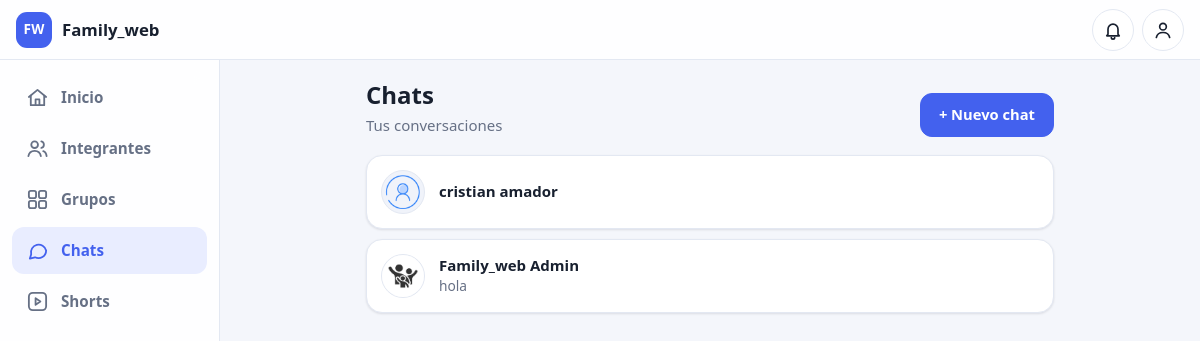
/inbox (signed in), run on the app's committed database.
### tables this page shows
CREATE TABLE conversaciones (
        id INTEGER PRIMARY KEY AUTOINCREMENT,
        user1_id INTEGER NOT NULL,
        user2_id INTEGER NOT NULL,
        created_at TIMESTAMP DEFAULT CURRENT_TIMESTAMP,
        UNIQUE(user1_id, user2_id)
    );

CREATE TABLE users (
    id INTEGER PRIMARY KEY AUTOINCREMENT,
    nombre TEXT NOT NULL,
    apellido TEXT NOT NULL,
    email TEXT UNIQUE NOT NULL,
    password TEXT NOT NULL,
    fecha_nac TEXT,
    municipio TEXT,
    pais TEXT,
    foto TEXT
, telefono TEXT, direccion TEXT, estado_civil TEXT, bio TEXT, activo INTEGER DEFAULT 0, is_admin INTEGER DEFAULT 0);

### blueprints/chat.py (the view)
@chat_bp.route("/inbox")
def inbox():
    if "user_id" not in session:
        return redirect("/login")
    me = session["user_id"]
    with get_db() as conn:
        c = conn.cursor()
        c.execute(
            """
            SELECT
              conv.id,
              CASE WHEN conv.user1_id=? THEN conv.user2_id ELSE conv.user1_id END as other_id,
              u.nombre, COALESCE(u.apellido,''), COALESCE(u.foto,''),
              (SELECT COALESCE(mensaje,'') FROM mensajes_priv mp WHERE mp.conv_id=conv.id ORDER BY mp.id DESC LIMIT 1) as last_msg,
              (SELECT fecha FROM mensajes_priv mp WHERE mp.conv_id=conv.id ORDER BY mp.id DESC LIMIT 1) as last_time
            FROM conversaciones conv
            JOIN users u ON u.id = other_id
            WHERE conv.user1_id=? OR conv.user2_id=?
            ORDER BY COALESCE(last_time, conv.created_at) DESC
            """,
            (me, me, me),
        )
        chats = c.fetchall()
    return render_template("inbox.html", chats=chats)

### db.py (called while the page is built)
def get_db():
    return sqlite3.connect(DB_PATH, timeout=20)

### templates/inbox.html (shortened to what this page needs)
<!DOCTYPE html>
<html lang="es">
<head>
  <link rel="stylesheet" href="/static/base.css">
</head>
<body class="with-nav">
  <header class="topbar">
    <a class="brand" href="/user_home">
      <span class="logo">FW</span>
      <span class="brand-title">Family_web</span>
    </a>
    <div class="top-actions">
      <a class="icon-btn" href="/notificaciones" aria-label="Notificaciones" title="Notificaciones">
        <svg viewBox="0 0 24 24" aria-hidden="true"><path d="M6 17V11a6 6 0 1 1 12 0v6l1.5 2h-15Z"/><path d="M10 21a2 2 0 0 0 4 0"/></svg>
      </a>
      <details class="menu">
        <summary class="icon-btn" aria-label="Mi cuenta" title="Mi cuenta"><svg viewBox="0 0 24 24" aria-hidden="true"><circle cx="12" cy="8" r="4"/><path d="M4 21c.8-4 3.8-6 8-6s7.2 2 8 6"/></svg></summary>
      </details>
    </div>
  </header>
  <nav class="tabbar" aria-label="Navegación principal">
    <a class="tab" href="/user_home"><svg viewBox="0 0 24 24" aria-hidden="true"><path d="M3 11.5 12 4l9 7.5"/><path d="M5 10v10h14V10"/><path d="M10 20v-6h4v6"/></svg><span>Inicio</span></a>
    <a class="tab" href="/members_view"><svg viewBox="0 0 24 24" aria-hidden="true"><circle cx="9" cy="8" r="3.5"/><path d="M2.5 20c.6-3.6 3.2-5.5 6.5-5.5s5.9 1.9 6.5 5.5"/><path d="M16 4.6a3.5 3.5 0 0 1 0 6.8"/><path d="M18 14.8c2 .6 3.2 2.3 3.5 5.2"/></svg><span>Integrantes</span></a>
    <a class="tab" href="/grupos"><svg viewBox="0 0 24 24" aria-hidden="true"><rect x="3" y="3" width="7.5" height="7.5" rx="2"/><rect x="13.5" y="3" width="7.5" height="7.5" rx="2"/><rect x="3" y="13.5" width="7.5" height="7.5" rx="2"/><rect x="13.5" y="13.5" width="7.5" height="7.5" rx="2"/></svg><span>Grupos</span></a>
    <a class="tab active" href="/inbox" aria-current="page"><svg viewBox="0 0 24 24" aria-hidden="true"><path d="M21 12a8 8 0 0 1-11.6 7.1L4 20.5l1.4-4.6A8 8 0 1 1 21 12Z"/></svg><span>Chats</span></a>
    <a class="tab" href="/shorts"><svg viewBox="0 0 24 24" aria-hidden="true"><rect x="3" y="3" width="18" height="18" rx="4"/><path d="m10 8.5 5 3.5-5 3.5Z"/></svg><span>Shorts</span></a>
  </nav>
  <main class="page">
    <div class="page-head">
      <div>
        <h1>Chats</h1>
        <p>Tus conversaciones</p>
      </div>
      <a class="btn primary" href="/buscar_usuario">+ Nuevo chat</a>
    </div>
    {% if chats|length == 0 %}
      <div class="card empty-box">
        <div class="empty-ico">💬</div>
        <h2>Aún no tienes chats</h2>
        <p>Busca a alguien y empieza a conversar.</p>
        <a class="btn primary" href="/buscar_usuario">Buscar usuario</a>
      </div>
    {% else %}
      <div class="list">
        {% for c in chats %}
        <a class="list-item" href="/dm/{{ c[1] }}">
          <img class="avatar" src="/{{ c[4] if c[4] else 'static/default_user.png' }}" alt="">
          <div class="list-body">
            <div class="list-title">{{ c[2] }} {{ c[3] }}</div>
            <div class="list-sub">{{ c[5] }}</div>
          </div>
        </a>
        {% endfor %}
      </div>
    {% endif %}
  </main>
</body>
</html>

### data on the page
conversaciones: shows a picture, nombre "cristian", c "amador"
conversaciones: shows a picture, nombre "Family_web", c "Admin", c "hola"
